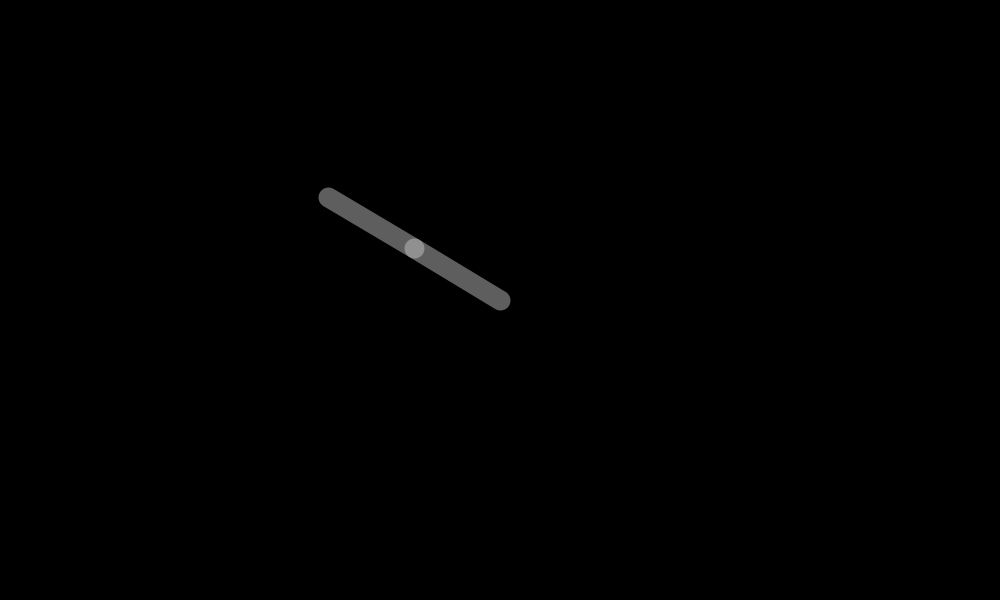
Frame 1 (no input)
Frame 60 (the mouse pressed at the canvas centre just before this capture): identical to frame 1, image omitted
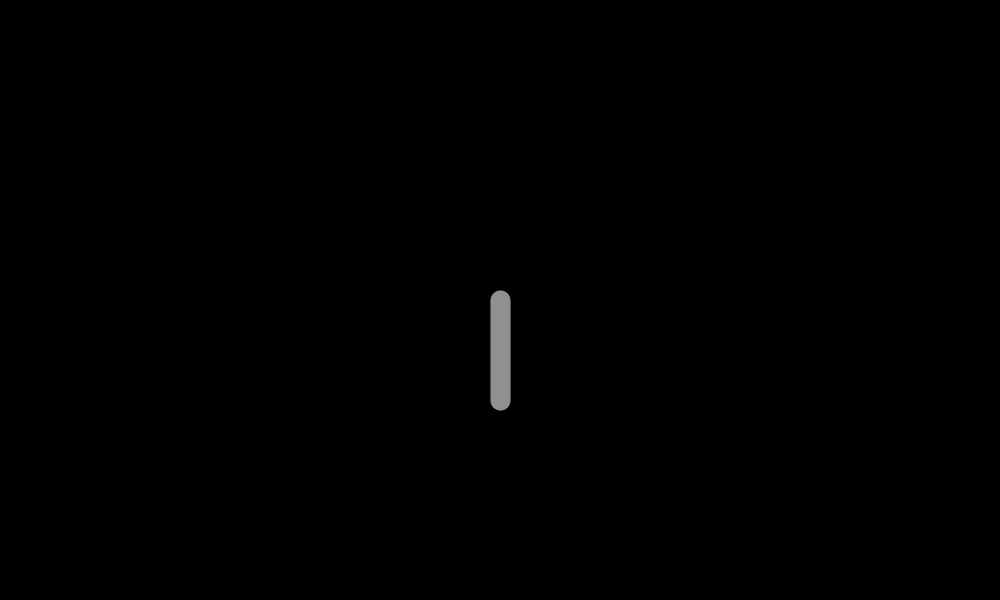
Frame 120 (the mouse held since frame 60 and released just before this capture)

The Processing sketch that drew these frames (run headless with seeded random() and noise(); from frame 60 on, the mouse is pressed at the canvas centre):

// Processing sketch: processing_92370
// ── processing_92370.pde

void setup()
{
  size(1000,600);
}
int l=100;
float h=500;//width/2;
float k=300;//height/2;
float x;
float y;
float theta1;
float alpha;
float d;
float theta2;
float beta;


void draw()
{
  background(0);
  strokeWeight(20);
  stroke(200,120);
  d=dist(mouseX,mouseY,h,k);
  
  beta=acos(d/(2*l));
  alpha=atan2(mouseY-k,mouseX-h);
  theta1=alpha+beta;
  theta2=beta-alpha;
  if(d>2*l)
  {
    theta2=-atan2(mouseY-k,mouseX-h);
    theta1=atan2(mouseY-k,mouseX-h);
  }
  
  strike(h,k,l,theta1);
  strike(h+l*cos(theta1),k+l*sin(theta1),l,-theta2);
  
}

void strike(float x,float y,float l,float theta)
{
  line(x,y,x+l*cos(theta),y+l*sin(theta));
}
